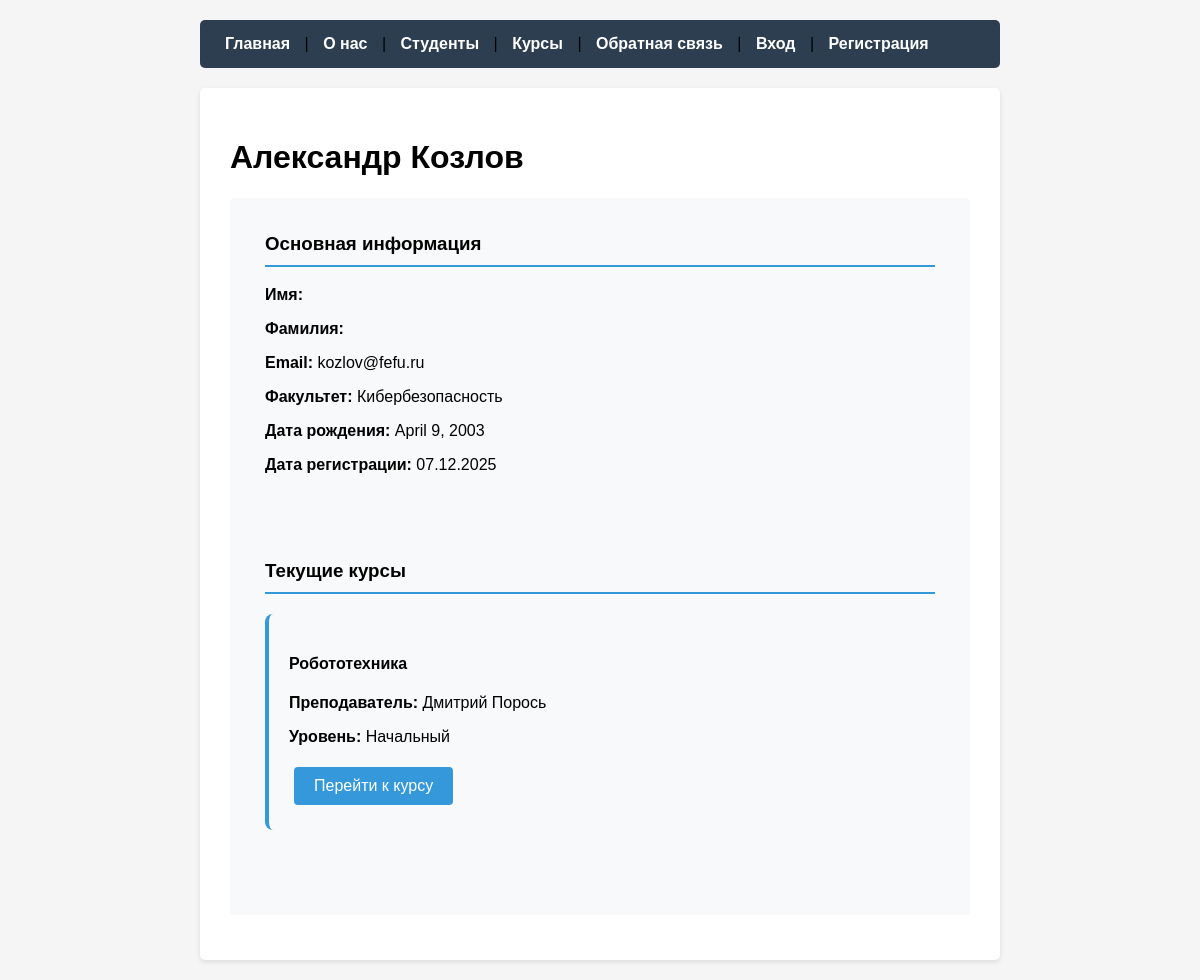
The page /student/5/ on the database its author committed.
### fefu_lab/models.py (models this page shows, shortened)
class Profile(models.Model):
    ROLE_CHOICES = [
        ('STUDENT', 'Студент'),
        ('TEACHER', 'Преподаватель'),
        ('ADMIN', 'Администратор'),
    ]
    FACULTY_CHOICES = [
        ('CS', 'Кибербезопасность'),
        ('SE', 'Программная инженерия'),
        ('IT', 'Информационные технологии'),
        ('DS', 'Наука о данных'),
        ('WEB', 'Веб-технологии'),
    ]
    ADMIN_LEVEL_CHOICES = [
        ('MODERATOR', 'Модератор'),
        ('MANAGER', 'Менеджер'),
        ('SUPER_ADMIN', 'Супер-админ'),
    ]
    user = models.OneToOneField(
        User,
        on_delete=models.CASCADE,
        related_name='profile',
        verbose_name='Пользователь'
    )
    role = models.CharField(
        max_length=10,
        choices=ROLE_CHOICES,
        default='STUDENT',
        verbose_name='Роль'
    )
    avatar = models.ImageField(
        upload_to='avatars/',
        null=True,
        blank=True,
        verbose_name='Аватар'
    )
    phone = models.CharField(
        max_length=20,
        null=True,
        blank=True,
        verbose_name='Телефон'
    )
    bio = models.TextField(
        null=True,
        blank=True,
        verbose_name='О себе'
    )
    student_id = models.CharField(
        max_length=20,
        unique=True,
        null=True,
        blank=True,
        verbose_name='Студенческий билет'
    )
    birth_date = models.DateField(
        null=True,
        blank=True,
        verbose_name='Дата рождения'
    )
    faculty = models.CharField(
        max_length=3,
        choices=FACULTY_CHOICES,
        null=True,
        blank=True,
        verbose_name='Факультет'
    )
    year_of_study = models.PositiveIntegerField(
        null=True,
        blank=True,
        verbose_name='Курс обучения',
        validators=[MinValueValidator(1), MaxValueValidator(6)]
    )
    specialization = models.CharField(
        max_length=200,
        null=True,
        blank=True,
        verbose_name='Специализация'
    )
    degree = models.CharField(
        max_length=100,
        blank=True,
        verbose_name='Ученая степень'
    )
    academic_rank = models.CharField(
        max_length=100,
        blank=True,
        verbose_name='Ученое звание'
    )
    department = models.CharField(
        max_length=200,
        blank=True,
        verbose_name='Кафедра'
    )
    office = models.CharField(
        max_length=50,
        blank=True,
        verbose_name='Кабинет'
    )
    admin_level = models.CharField(
        max_length=50,
        choices=ADMIN_LEVEL_CHOICES,
        null=True,
        blank=True,
        verbose_name='Уровень доступа'
    )
    is_active = models.BooleanField(default=True, verbose_name='Активен')
    created_at = models.DateTimeField(auto_now_add=True, verbose_name='Дата создания')
    updated_at = models.DateTimeField(auto_now=True, verbose_name='Дата обновления')
    class Meta:
        verbose_name = 'Профиль'
        verbose_name_plural = 'Профили'
        ordering = ['user__last_name', 'user__first_name']
        db_table = 'profiles'
    @property
    def full_name(self):
        return self.user.get_full_name()
    @property
    def email(self):
        return self.user.email

class Enrollment(models.Model):
    STATUS_CHOICES = [
        ('ACTIVE', 'Активен'),
        ('COMPLETED', 'Завершен'),
        ('CANCELLED', 'Отменен'),
    ]
    student = models.ForeignKey(
        Profile,
        on_delete=models.CASCADE,
        related_name='enrollments',
        verbose_name='Студент',
        limit_choices_to={'role': 'STUDENT'}
    )
    course = models.ForeignKey(
        Course,
        on_delete=models.CASCADE,
        related_name='enrollments',
        verbose_name='Курс'
    )
    enrolled_at = models.DateTimeField(auto_now_add=True, verbose_name='Дата записи')
    status = models.CharField(
        max_length=10,
        choices=STATUS_CHOICES,
        default='ACTIVE',
        verbose_name='Статус'
    )
    completed_at = models.DateTimeField(null=True, blank=True, verbose_name='Дата завершения')
    grade = models.CharField(
        max_length=5,
        null=True,
        blank=True,
        verbose_name='Оценка'
    )
    class Meta:
        verbose_name = 'Запись на курс'
        verbose_name_plural = 'Записи на курсы'
        unique_together = ['student', 'course']
        ordering = ['-enrolled_at']
        db_table = 'enrollments'

class Course(models.Model):
    LEVEL_CHOICES = [
        ('BEGINNER', 'Начальный'),
        ('INTERMEDIATE', 'Средний'),
        ('ADVANCED', 'Продвинутый'),
    ]
    title = models.CharField(max_length=200, verbose_name='Название курса')
    slug = models.SlugField(unique=True, verbose_name='URL идентификатор')
    description = models.TextField(verbose_name='Описание')
    duration = models.PositiveIntegerField(
        verbose_name='Продолжительность (часов)',
        validators=[MinValueValidator(1), MaxValueValidator(500)]
    )
    instructor = models.ForeignKey(
        Instructor,
        on_delete=models.SET_NULL,
        null=True,
        blank=True,
        related_name='courses',
        verbose_name='Преподаватель'
    )
    level = models.CharField(
        max_length=12,
        choices=LEVEL_CHOICES,
        default='BEGINNER',
        verbose_name='Уровень сложности'
    )
    max_students = models.PositiveIntegerField(
        default=30,
        verbose_name='Максимальное количество студентов',
        validators=[MinValueValidator(1), MaxValueValidator(100)]
    )
    price = models.DecimalField(
        max_digits=10,
        decimal_places=2,
        default=0,
        verbose_name='Стоимость'
    )
    is_active = models.BooleanField(default=True, verbose_name='Активен')
    created_at = models.DateTimeField(auto_now_add=True, verbose_name='Дата создания')
    updated_at = models.DateTimeField(auto_now=True, verbose_name='Дата обновления')
    class Meta:
        verbose_name = 'Курс'
        verbose_name_plural = 'Курсы'
        ordering = ['title']
        db_table = 'courses'

class Instructor(models.Model):
    profile = models.OneToOneField(
        Profile,
        on_delete=models.CASCADE,
        related_name='instructor_info',
        verbose_name='Профиль преподавателя',
        limit_choices_to={'role': 'TEACHER'}
    )
    is_active = models.BooleanField(default=True, verbose_name='Активен')
    created_at = models.DateTimeField(auto_now_add=True, verbose_name='Дата создания')
    updated_at = models.DateTimeField(auto_now=True, verbose_name='Дата обновления')
    class Meta:
        verbose_name = 'Преподаватель'
        verbose_name_plural = 'Преподаватели'
        ordering = ['profile__user__last_name']
        db_table = 'instructors'
    @property
    def full_name(self):
        return self.profile.full_name

### fefu_lab/views.py (the view)
# urls.py: path('student/<int:pk>/', views.student_detail, name='student_detail'),
def student_detail(request, pk):
    student = get_object_or_404(Profile, pk=pk, role='STUDENT')
    enrollments = student.enrollments.filter(status='ACTIVE')
    return render(request, 'fefu_lab/student_detail.html', {
        'student': student,
        'enrollments': enrollments
    })

### fefu_lab/templates/fefu_lab/student_detail.html (shortened to what this page needs)
{% extends "fefu_lab/base.html" %}
{% block heading %}{{ student.full_name }}{% endblock %}
{% block content %}
<div class="student-info">
    <div class="info-section">
        <h3>Основная информация</h3>
        <p><strong>Имя:</strong> {{ student.first_name }}</p>
        <p><strong>Фамилия:</strong> {{ student.last_name }}</p>
        <p><strong>Email:</strong> {{ student.email }}</p>
        <p><strong>Факультет:</strong> {{ student.get_faculty_display }}</p>
        {% if student.birth_date %}
        <p><strong>Дата рождения:</strong> {{ student.birth_date }}</p>
        {% endif %}
        <p><strong>Дата регистрации:</strong> {{ student.created_at|date:"d.m.Y" }}</p>
    </div>
    {% if enrollments %}
    <div class="info-section">
        <h3>Текущие курсы</h3>
        <div class="courses-grid">
            {% for enrollment in enrollments %}
            <div class="course-card">
                <h4>{{ enrollment.course.title }}</h4>
                <p><strong>Преподаватель:</strong>
                    {% if enrollment.course.instructor %}
                        {{ enrollment.course.instructor.full_name }}
                    {% else %}
                        Не назначен
                    {% endif %}
                </p>
                <p><strong>Уровень:</strong> {{ enrollment.course.get_level_display }}</p>
                <a href="{% url 'course_detail' enrollment.course.slug %}" class="btn">Перейти к курсу</a>
            </div>
            {% endfor %}
        </div>
    </div>
    {% else %}
    <div class="info-section">
        <p>Студент пока не записан на курсы.</p>
        <a href="{% url 'enrollment' %}" class="btn">Записаться на курс</a>
    </div>
    {% endif %}
</div>
{% endblock %}

### fefu_lab/static/fefu_lab/css/style.css (style rules this page uses)
body { font-family: Arial, sans-serif; max-width: 800px; margin: 0 auto; padding: 20px; background-color: #f5f5f5; }
.student-info, .course-info { background-color: #f8f9fa; padding: 15px; border-radius: 4px; margin: 15px 0; }
.students-grid, .courses-grid { display: grid; grid-template-columns: repeat(auto-fill, minmax(300px, 1fr)); gap: 20px; margin: 20px 0; }
.student-card, .course-card { background-color: #f8f9fa; padding: 20px; border-radius: 8px; border-left: 4px solid #3498db; }
.info-section { margin-bottom: 30px; padding: 20px; background-color: #f8f9fa; border-radius: 8px; }
.info-section h3 { border-bottom: 2px solid #3498db; padding-bottom: 10px; margin-top: 0; }
.btn { display: inline-block; background-color: #3498db; color: white; padding: 10px 20px; text-decoration: none; border-radius: 4px; margin: 5px; }

### rows shown on the page
Profile: full_name "Александр Козлов", email "kozlov@fefu.ru", faculty "Кибербезопасность", birth_date "April 9, 2003", created_at "07.12.2025"
Enrollment: course "Робототехника", course.instructor.full_name "Дмитрий Порось", course.level "Начальный"
